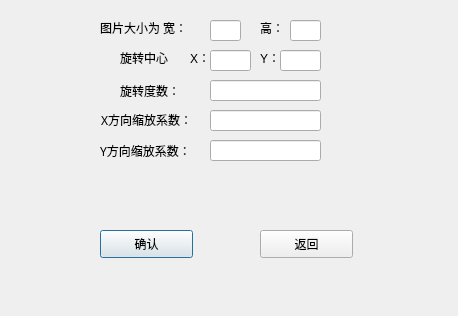
<?xml version="1.0" encoding="UTF-8"?>
<ui version="4.0">
 <class>GeometricTrans</class>
 <widget class="QDialog" name="GeometricTrans">
  <property name="geometry">
   <rect>
    <x>0</x>
    <y>0</y>
    <width>458</width>
    <height>316</height>
   </rect>
  </property>
  <property name="windowTitle">
   <string>Dialog</string>
  </property>
  <widget class="QLineEdit" name="lineEditR">
   <property name="geometry">
    <rect>
     <x>210</x>
     <y>80</y>
     <width>111</width>
     <height>21</height>
    </rect>
   </property>
  </widget>
  <widget class="QLabel" name="label_5">
   <property name="geometry">
    <rect>
     <x>190</x>
     <y>50</y>
     <width>21</width>
     <height>16</height>
    </rect>
   </property>
   <property name="text">
    <string>X：</string>
   </property>
  </widget>
  <widget class="QLineEdit" name="lineEditSX">
   <property name="geometry">
    <rect>
     <x>210</x>
     <y>110</y>
     <width>111</width>
     <height>21</height>
    </rect>
   </property>
  </widget>
  <widget class="QLabel" name="label_2">
   <property name="geometry">
    <rect>
     <x>101</x>
     <y>109</y>
     <width>111</width>
     <height>21</height>
    </rect>
   </property>
   <property name="font">
    <font>
     <family>华文宋体</family>
    </font>
   </property>
   <property name="text">
    <string>X方向缩放系数：</string>
   </property>
  </widget>
  <widget class="QLabel" name="label_4">
   <property name="geometry">
    <rect>
     <x>120</x>
     <y>50</y>
     <width>61</width>
     <height>16</height>
    </rect>
   </property>
   <property name="font">
    <font>
     <family>华文宋体</family>
    </font>
   </property>
   <property name="text">
    <string>旋转中心</string>
   </property>
  </widget>
  <widget class="QPushButton" name="pushButtonConfirm">
   <property name="geometry">
    <rect>
     <x>100</x>
     <y>230</y>
     <width>93</width>
     <height>28</height>
    </rect>
   </property>
   <property name="text">
    <string>确认</string>
   </property>
  </widget>
  <widget class="QLabel" name="label_3">
   <property name="geometry">
    <rect>
     <x>100</x>
     <y>140</y>
     <width>111</width>
     <height>21</height>
    </rect>
   </property>
   <property name="font">
    <font>
     <family>华文宋体</family>
    </font>
   </property>
   <property name="text">
    <string>Y方向缩放系数：</string>
   </property>
  </widget>
  <widget class="QLabel" name="label_6">
   <property name="geometry">
    <rect>
     <x>260</x>
     <y>50</y>
     <width>21</width>
     <height>16</height>
    </rect>
   </property>
   <property name="text">
    <string>Y：</string>
   </property>
  </widget>
  <widget class="QLineEdit" name="lineEditRx">
   <property name="geometry">
    <rect>
     <x>210</x>
     <y>50</y>
     <width>41</width>
     <height>21</height>
    </rect>
   </property>
  </widget>
  <widget class="QLineEdit" name="lineEditRy">
   <property name="geometry">
    <rect>
     <x>280</x>
     <y>50</y>
     <width>41</width>
     <height>21</height>
    </rect>
   </property>
  </widget>
  <widget class="QPushButton" name="pushButtonBack">
   <property name="geometry">
    <rect>
     <x>260</x>
     <y>230</y>
     <width>93</width>
     <height>28</height>
    </rect>
   </property>
   <property name="text">
    <string>返回</string>
   </property>
  </widget>
  <widget class="QLabel" name="label">
   <property name="geometry">
    <rect>
     <x>120</x>
     <y>80</y>
     <width>81</width>
     <height>21</height>
    </rect>
   </property>
   <property name="font">
    <font>
     <family>华文宋体</family>
    </font>
   </property>
   <property name="text">
    <string>旋转度数：</string>
   </property>
  </widget>
  <widget class="QLineEdit" name="lineEditSY">
   <property name="geometry">
    <rect>
     <x>210</x>
     <y>140</y>
     <width>111</width>
     <height>21</height>
    </rect>
   </property>
  </widget>
  <widget class="QLabel" name="label_remind">
   <property name="geometry">
    <rect>
     <x>100</x>
     <y>20</y>
     <width>131</width>
     <height>16</height>
    </rect>
   </property>
   <property name="font">
    <font>
     <family>华文宋体</family>
    </font>
   </property>
   <property name="text">
    <string>图片大小为 宽：</string>
   </property>
  </widget>
  <widget class="QLineEdit" name="lineEditW">
   <property name="geometry">
    <rect>
     <x>210</x>
     <y>20</y>
     <width>31</width>
     <height>21</height>
    </rect>
   </property>
  </widget>
  <widget class="QLabel" name="label_7">
   <property name="geometry">
    <rect>
     <x>260</x>
     <y>20</y>
     <width>31</width>
     <height>16</height>
    </rect>
   </property>
   <property name="text">
    <string>高：</string>
   </property>
  </widget>
  <widget class="QLineEdit" name="lineEditH">
   <property name="geometry">
    <rect>
     <x>290</x>
     <y>20</y>
     <width>31</width>
     <height>21</height>
    </rect>
   </property>
  </widget>
 </widget>
 <resources/>
 <connections/>
</ui>
